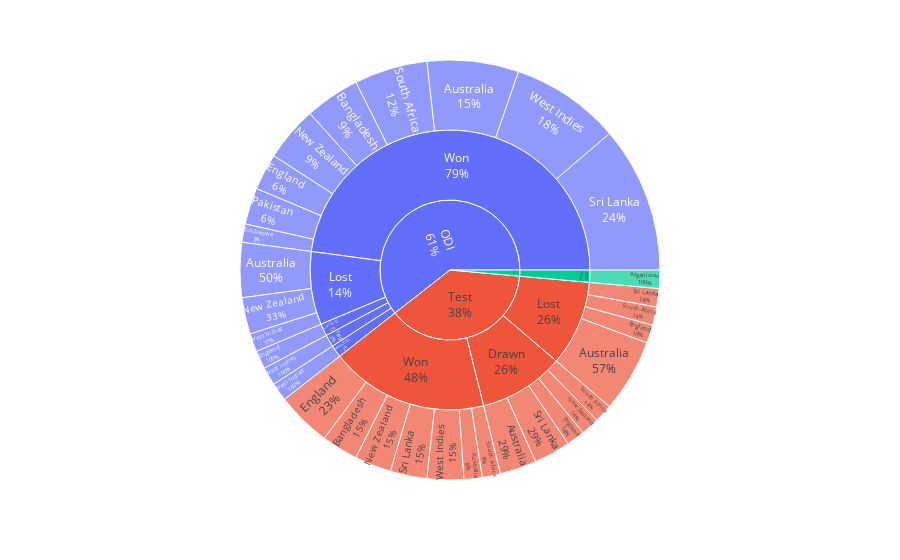

Notebook cell for this chart:
### Code cell
fig = px.sunburst(df_results_against,path=['Format','Result','Against'],values='Score')
fig.update_traces(textinfo="label+percent parent")

### Figure 1 — Plotly figure (JSON) as saved in the notebook; plotly's stock layout.template omitted (floating-point values rounded to 4 significant figures)
{"data": [{"branchvalues": "total", "domain": {"x": [0, 1], "y": [0, 1]}, "hovertemplate": "labels=%{label}<br>Score=%{value}<br>parent=%{parent}<br>id=%{id}<extra></extra>", "ids": ["T20I/Won/Afganistan", "Test/Drawn/Australia", "ODI/Lost/Australia", "Test/Lost/Australia", "ODI/Won/Australia", "Test/Won/Australia", "ODI/Won/Bangladesh", "Test/Won/Bangladesh", "Test/Drawn/England", "Test/Lost/England", "ODI/Lost (D/L)/England", "ODI/Won/England", "Test/Won/England", "Test/Drawn/New Zealand", "ODI/Lost/New Zealand", "ODI/Won/New Zealand", "Test/Won/New Zealand", "ODI/Won/Pakistan", "Test/Drawn/South Africa", "Test/Lost/South Africa", "ODI/Won/South Africa", "Test/Won/South Africa", "Test/Drawn/Sri Lanka", "Test/Lost/Sri Lanka", "ODI/Won/Sri Lanka", "Test/Won/Sri Lanka", "ODI/Lost/West Indies", "ODI/Tied/West Indies", "ODI/Won/West Indies", "Test/Won/West Indies", "ODI/Won (D/L)/West Indies", "ODI/Won/Zimbabwe", "Test/Drawn", "ODI/Lost", "Test/Lost", "ODI/Lost (D/L)", "ODI/Tied", "ODI/Won", "T20I/Won", "Test/Won", "ODI/Won (D/L)", "ODI", "T20I", "Test"], "labels": ["Afganistan", "Australia", "Australia", "Australia", "Australia", "Australia", "Bangladesh", "Bangladesh", "England", "England", "England", "England", "England", "New Zealand", "New Zealand", "New Zealand", "New Zealand", "Pakistan", "South Africa", "South Africa", "South Africa", "South Africa", "Sri Lanka", "Sri Lanka", "Sri Lanka", "Sri Lanka", "West Indies", "West Indies", "West Indies", "West Indies", "West Indies", "Zimbabwe", "Drawn", "Lost", "Lost", "Lost (D/L)", "Tied", "Won", "Won", "Won", "Won (D/L)", "ODI", "T20I", "Test"], "name": "", "parents": ["T20I/Won", "Test/Drawn", "ODI/Lost", "Test/Lost", "ODI/Won", "Test/Won", "ODI/Won", "Test/Won", "Test/Drawn", "Test/Lost", "ODI/Lost (D/L)", "ODI/Won", "Test/Won", "Test/Drawn", "ODI/Lost", "ODI/Won", "Test/Won", "ODI/Won", "Test/Drawn", "Test/Lost", "ODI/Won", "Test/Won", "Test/Drawn", "Test/Lost", "ODI/Won", "Test/Won", "ODI/Lost", "ODI/Tied", "ODI/Won", "Test/Won", "ODI/Won (D/L)", "ODI/Won", "Test", "ODI", "Test", "ODI", "ODI", "ODI", "T20I", "Test", "ODI", "", "", ""], "textinfo": "label+percent parent", "type": "sunburst", "values": [1, 2, 3, 4, 5, 1, 3, 2, 1, 1, 1, 2, 3, 1, 2, 3, 2, 2, 1, 1, 4, 1, 2, 1, 8, 2, 1, 1, 6, 2, 1, 1, 7, 6, 7, 1, 1, 34, 1, 13, 1, 43, 1, 27]}], "layout": {"legend": {"tracegroupgap": 0}, "margin": {"t": 60}}}
